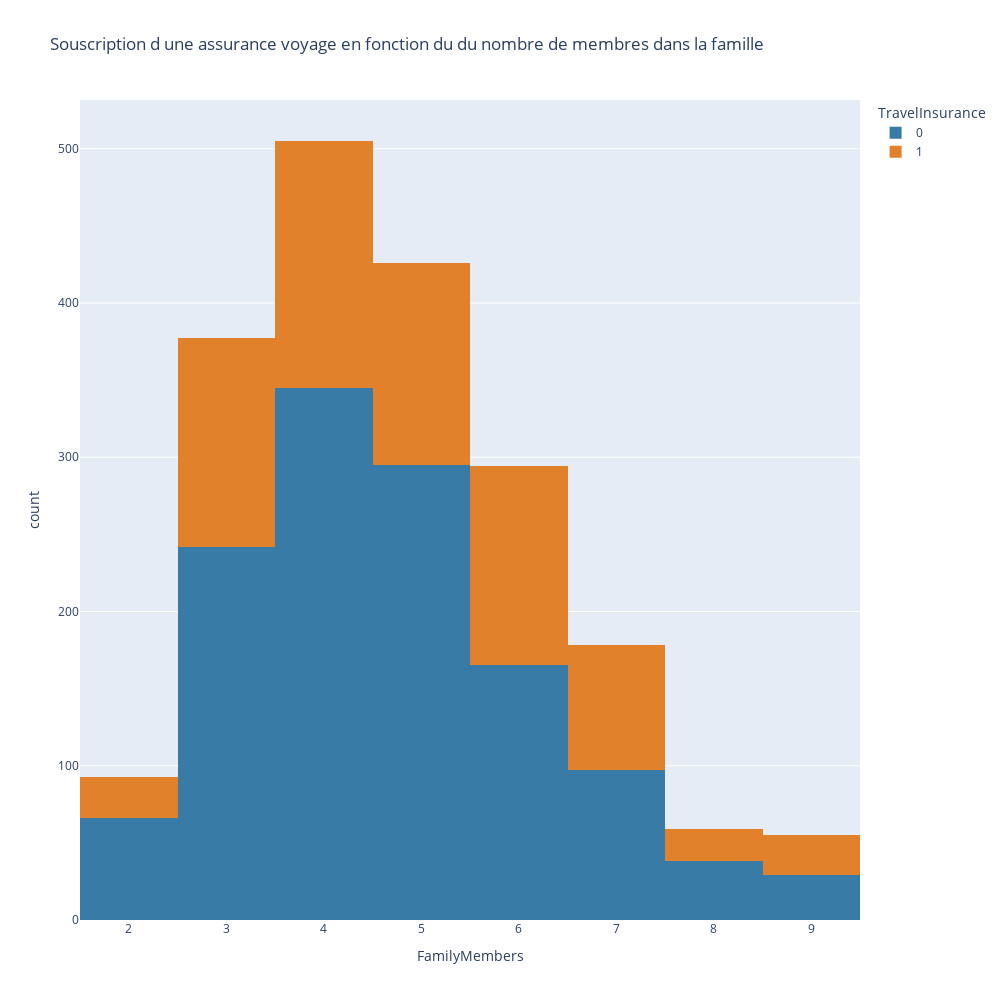

The notebook cell saved with this chart:
### Code cell
#Visualisation de la souscription d'une assurance voyage en fonction du nombre de membres dans la famille

px.histogram(tip,
             x='FamilyMembers',
             color='TravelInsurance',
             color_discrete_map={1:'#E1812B', 0:'#377BA6'},
             title='Souscription d une assurance voyage en fonction du du nombre de membres dans la famille',
             width=1000,
             height=1000,
             )

### Figure 1 — Plotly figure (JSON) as saved in the notebook; plotly's stock layout.template omitted (floating-point values rounded to 4 significant figures; data arrays with more than 128 entries replaced by an {"elided": "..."} marker saying what was removed)
{"data": [{"alignmentgroup": "True", "bingroup": "x", "hovertemplate": "TravelInsurance=0<br>FamilyMembers=%{x}<br>count=%{y}<extra></extra>", "legendgroup": "0", "marker": {"color": "#377BA6", "pattern": {"shape": ""}}, "name": "0", "offsetgroup": "0", "orientation": "v", "showlegend": true, "type": "histogram", "x": {"elided": "1277 int values"}, "xaxis": "x", "yaxis": "y"}, {"alignmentgroup": "True", "bingroup": "x", "hovertemplate": "TravelInsurance=1<br>FamilyMembers=%{x}<br>count=%{y}<extra></extra>", "legendgroup": "1", "marker": {"color": "#E1812B", "pattern": {"shape": ""}}, "name": "1", "offsetgroup": "1", "orientation": "v", "showlegend": true, "type": "histogram", "x": {"elided": "710 int values"}, "xaxis": "x", "yaxis": "y"}], "layout": {"barmode": "relative", "height": 1000, "legend": {"title": {"text": "TravelInsurance"}, "tracegroupgap": 0}, "title": {"text": "Souscription d une assurance voyage en fonction du du nombre de membres dans la famille"}, "width": 1000, "xaxis": {"anchor": "y", "domain": [0, 1], "title": {"text": "FamilyMembers"}}, "yaxis": {"anchor": "x", "domain": [0, 1], "title": {"text": "count"}}}}
